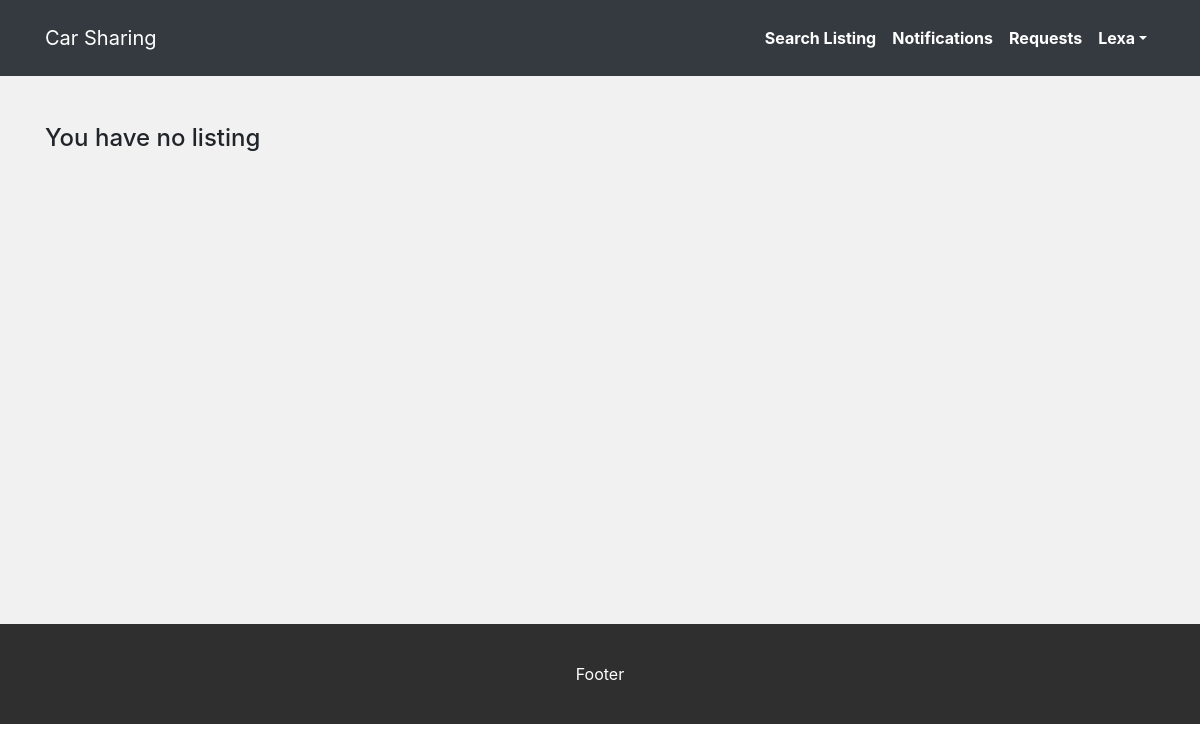
/my-listings (signed in), run on an earlier commit of the app's database.
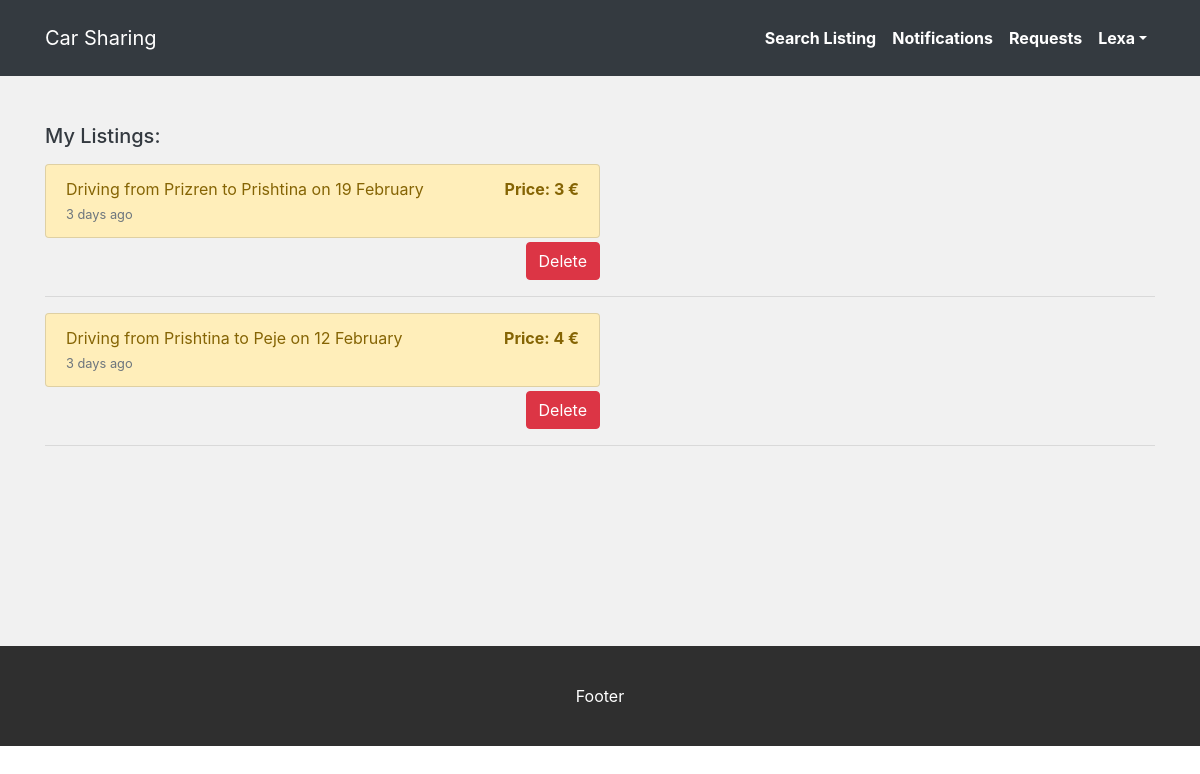
And on a later commit of the database.
### models.py (models this page shows)
class Listing(db.Model):
    __tablename__ = 'listings'
    id = db.Column(db.Integer, primary_key=True)
    user_id = db.Column(db.Integer, db.ForeignKey("users.id", ondelete="cascade", onupdate='cascade'), nullable=False)
    location_from = db.Column(db.String())
    location_to = db.Column(db.String())
    description = db.Column(db.String())
    date = db.Column(db.DateTime)
    price = db.Column(db.String)
    created_at = db.Column(db.DateTime, server_default=func.now())
    updated_at = db.Column(db.DateTime, server_default=func.now(), onupdate=func.now())
    user = db.relationship('User', foreign_keys=[user_id], backref="user_listings")
    users_request_this_listing = db.relationship('User', secondary=requests, lazy='dynamic', backref=db.backref('listings', lazy=True))

### controller_functions.py (the view)
def my_listings():
    logged_in_user = User.query.filter_by(id=session['user_id']).first_or_404("Not logged in")
    listings = Listing.query.filter(Listing.user_id==session['user_id']).all()
    for listing in listings:
        listing.month = listing.date.strftime("%B")
        listing.day = listing.date.day
    return render_template("user_listings.html", listings=listings, logged_in_user=logged_in_user)

### templates/user_listings.html
{% include 'includes/header.html' %}
<div class="container my-5 content-height">
    {% if not listings %}
    <h4>You have no listing</h4>
    {% else %}
    <h5 class="mb-3 text-dark">My Listings:</h5>
    {% endif %}
    {% for listing in listings %}
    <div class="list-group listing-group justify-content-start">
        <a href="/{{listing.id}}/details" class="col-sm-12 col-md-9 col-lg-6 mb-1 list-group-item list-group-item-action list-group-item-warning">
            <div class="d-flex justify-content-between align-items-center">
                <span>{{listing.description}} on {{listing.day}} {{listing.month}}</span>
                <span id="listing-price">Price: {{listing.price}} &euro;</span>
            </div>
            <small class="text-muted">3 days ago</small>
        </a>
    </div>
    <div class="col-sm-12 col-md-9 col-lg-6" id="delete-listing">
        <form action="/delete-listing/{{listing.id}}" method="post">
            <input type="submit" class="btn btn-danger" value="Delete">
        </form>
    </div>
    <hr>
    {% endfor %}
</div>
{% include 'includes/footer.html' %}

What changed in the data, as far as the page shows it:
added Listing: description "Driving from Prizren to Prishtina", day "19", month "February", price "3"
added Listing: description "Driving from Prishtina to Peje", day "12", month "February", price "4"
Also different on the page:
text no longer shown: "You have no listing"
text now shown: "My Listings:"
